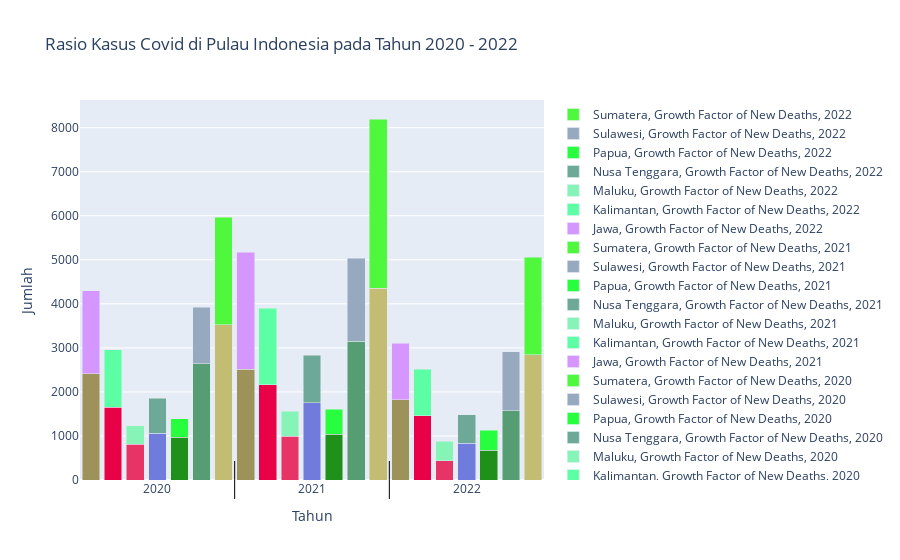

This figure's notebook cell:
### Code cell
value = analisis_3.iloc[:, 11:13]
tick_positions = []
tick_labels = []

for i, year in enumerate(analisis_3["Year"].unique(), start=0):
    tick_positions.append(7*i+3)
    tick_labels.append(str(year))

fig = make_subplots(rows=1, cols=1)

def generate_color_palette(categories):
    colors = []
    for i in range(categories):
        color = f'rgb({np.random.randint(0, 256)}, {np.random.randint(0, 256)}, {np.random.randint(0, 256)})'
        colors.append(color)
    return colors

color_palette_dict = {}

legend_items = [] 

for col in value.columns:
    for year in analisis_3["Year"].unique():
        island_data = analisis_3[analisis_3["Year"] == year]
        for island in analisis_3['Island'].unique():
            island_data_subset = island_data[island_data["Island"] == island]
            num_categories = len(island_data_subset[col].unique())
            # Generate color palette if not already generated for the island and category
            if (island, col) not in color_palette_dict:
                color_palette_dict[(island, col)] = generate_color_palette(num_categories)
            color_palette = color_palette_dict[(island, col)]
            for category, color in zip(island_data_subset[col].unique(), color_palette):
                subset_by_category = island_data_subset[island_data_subset[col] == category]
                fig.add_trace(go.Bar(x=island_data_subset['Island'] + ', ' + str(year), 
                                     y=subset_by_category[col],                                      
                                     name=f'{island}, {col}, {year}',
                                     #legendgroup=f'{color}',
                                     hovertemplate=f'Category: {col}<br>' +
                                                   'Pulau: %{customdata[0]}<br>' +
                                                   'Tahun: %{customdata[1]}<br>' +
                                                   'Value: %{y:.2f}<extra></extra>',
                                     customdata=subset_by_category[['Island', 'Year']],                                     
                                     marker_color=color,
                                     showlegend=True),
                              row=1, col=1)

for year in tick_positions[1:]:
    fig.add_vline(x=year-3.5, line=dict(color="black", width=1), y0=-0.05, y1=0.05)    

fig.update_xaxes(title_text='Tahun', row=1, col=1, type='category', tickvals=tick_positions, ticktext=tick_labels)
fig.update_yaxes(title_text='Jumlah')
fig.update_layout(title='Rasio Kasus Covid di Pulau Indonesia pada Tahun 2020 - 2022', barmode='stack')

fig.write_html("g_6.html")
fig.show()

### Figure 1 — Plotly figure (JSON) as saved in the notebook; plotly's stock layout.template omitted (floating-point values rounded to 4 significant figures)
{"data": [{"customdata": [["Jawa", 2020]], "hovertemplate": "Category: Growth Factor of New Cases<br>Pulau: %{customdata[0]}<br>Tahun: %{customdata[1]}<br>Value: %{y:.2f}<extra></extra>", "marker": {"color": "rgb(157, 146, 89)"}, "name": "Jawa, Growth Factor of New Cases, 2020", "showlegend": true, "type": "bar", "x": ["Jawa, 2020"], "xaxis": "x", "y": [2409.0], "yaxis": "y"}, {"customdata": [["Kalimantan", 2020]], "hovertemplate": "Category: Growth Factor of New Cases<br>Pulau: %{customdata[0]}<br>Tahun: %{customdata[1]}<br>Value: %{y:.2f}<extra></extra>", "marker": {"color": "rgb(232, 1, 70)"}, "name": "Kalimantan, Growth Factor of New Cases, 2020", "showlegend": true, "type": "bar", "x": ["Kalimantan, 2020"], "xaxis": "x", "y": [1648.0], "yaxis": "y"}, {"customdata": [["Maluku", 2020]], "hovertemplate": "Category: Growth Factor of New Cases<br>Pulau: %{customdata[0]}<br>Tahun: %{customdata[1]}<br>Value: %{y:.2f}<extra></extra>", "marker": {"color": "rgb(231, 52, 103)"}, "name": "Maluku, Growth Factor of New Cases, 2020", "showlegend": true, "type": "bar", "x": ["Maluku, 2020"], "xaxis": "x", "y": [813.7], "yaxis": "y"}, {"customdata": [["Nusa Tenggara", 2020]], "hovertemplate": "Category: Growth Factor of New Cases<br>Pulau: %{customdata[0]}<br>Tahun: %{customdata[1]}<br>Value: %{y:.2f}<extra></extra>", "marker": {"color": "rgb(111, 124, 220)"}, "name": "Nusa Tenggara, Growth Factor of New Cases, 2020", "showlegend": true, "type": "bar", "x": ["Nusa Tenggara, 2020"], "xaxis": "x", "y": [1059.0], "yaxis": "y"}, {"customdata": [["Papua", 2020]], "hovertemplate": "Category: Growth Factor of New Cases<br>Pulau: %{customdata[0]}<br>Tahun: %{customdata[1]}<br>Value: %{y:.2f}<extra></extra>", "marker": {"color": "rgb(31, 145, 26)"}, "name": "Papua, Growth Factor of New Cases, 2020", "showlegend": true, "type": "bar", "x": ["Papua, 2020"], "xaxis": "x", "y": [975.5], "yaxis": "y"}, {"customdata": [["Sulawesi", 2020]], "hovertemplate": "Category: Growth Factor of New Cases<br>Pulau: %{customdata[0]}<br>Tahun: %{customdata[1]}<br>Value: %{y:.2f}<extra></extra>", "marker": {"color": "rgb(86, 157, 115)"}, "name": "Sulawesi, Growth Factor of New Cases, 2020", "showlegend": true, "type": "bar", "x": ["Sulawesi, 2020"], "xaxis": "x", "y": [2638.0], "yaxis": "y"}, {"customdata": [["Sumatera", 2020]], "hovertemplate": "Category: Growth Factor of New Cases<br>Pulau: %{customdata[0]}<br>Tahun: %{customdata[1]}<br>Value: %{y:.2f}<extra></extra>", "marker": {"color": "rgb(195, 189, 116)"}, "name": "Sumatera, Growth Factor of New Cases, 2020", "showlegend": true, "type": "bar", "x": ["Sumatera, 2020"], "xaxis": "x", "y": [3530.0], "yaxis": "y"}, {"customdata": [["Jawa", 2021]], "hovertemplate": "Category: Growth Factor of New Cases<br>Pulau: %{customdata[0]}<br>Tahun: %{customdata[1]}<br>Value: %{y:.2f}<extra></extra>", "marker": {"color": "rgb(157, 146, 89)"}, "name": "Jawa, Growth Factor of New Cases, 2021", "showlegend": true, "type": "bar", "x": ["Jawa, 2021"], "xaxis": "x", "y": [2516.0], "yaxis": "y"}, {"customdata": [["Kalimantan", 2021]], "hovertemplate": "Category: Growth Factor of New Cases<br>Pulau: %{customdata[0]}<br>Tahun: %{customdata[1]}<br>Value: %{y:.2f}<extra></extra>", "marker": {"color": "rgb(232, 1, 70)"}, "name": "Kalimantan, Growth Factor of New Cases, 2021", "showlegend": true, "type": "bar", "x": ["Kalimantan, 2021"], "xaxis": "x", "y": [2166.0], "yaxis": "y"}, {"customdata": [["Maluku", 2021]], "hovertemplate": "Category: Growth Factor of New Cases<br>Pulau: %{customdata[0]}<br>Tahun: %{customdata[1]}<br>Value: %{y:.2f}<extra></extra>", "marker": {"color": "rgb(231, 52, 103)"}, "name": "Maluku, Growth Factor of New Cases, 2021", "showlegend": true, "type": "bar", "x": ["Maluku, 2021"], "xaxis": "x", "y": [988.6], "yaxis": "y"}, {"customdata": [["Nusa Tenggara", 2021]], "hovertemplate": "Category: Growth Factor of New Cases<br>Pulau: %{customdata[0]}<br>Tahun: %{customdata[1]}<br>Value: %{y:.2f}<extra></extra>", "marker": {"color": "rgb(111, 124, 220)"}, "name": "Nusa Tenggara, Growth Factor of New Cases, 2021", "showlegend": true, "type": "bar", "x": ["Nusa Tenggara, 2021"], "xaxis": "x", "y": [1754.0], "yaxis": "y"}, {"customdata": [["Papua", 2021]], "hovertemplate": "Category: Growth Factor of New Cases<br>Pulau: %{customdata[0]}<br>Tahun: %{customdata[1]}<br>Value: %{y:.2f}<extra></extra>", "marker": {"color": "rgb(31, 145, 26)"}, "name": "Papua, Growth Factor of New Cases, 2021", "showlegend": true, "type": "bar", "x": ["Papua, 2021"], "xaxis": "x", "y": [1041.0], "yaxis": "y"}, {"customdata": [["Sulawesi", 2021]], "hovertemplate": "Category: Growth Factor of New Cases<br>Pulau: %{customdata[0]}<br>Tahun: %{customdata[1]}<br>Value: %{y:.2f}<extra></extra>", "marker": {"color": "rgb(86, 157, 115)"}, "name": "Sulawesi, Growth Factor of New Cases, 2021", "showlegend": true, "type": "bar", "x": ["Sulawesi, 2021"], "xaxis": "x", "y": [3149.0], "yaxis": "y"}, {"customdata": [["Sumatera", 2021]], "hovertemplate": "Category: Growth Factor of New Cases<br>Pulau: %{customdata[0]}<br>Tahun: %{customdata[1]}<br>Value: %{y:.2f}<extra></extra>", "marker": {"color": "rgb(195, 189, 116)"}, "name": "Sumatera, Growth Factor of New Cases, 2021", "showlegend": true, "type": "bar", "x": ["Sumatera, 2021"], "xaxis": "x", "y": [4355.0], "yaxis": "y"}, {"customdata": [["Jawa", 2022]], "hovertemplate": "Category: Growth Factor of New Cases<br>Pulau: %{customdata[0]}<br>Tahun: %{customdata[1]}<br>Value: %{y:.2f}<extra></extra>", "marker": {"color": "rgb(157, 146, 89)"}, "name": "Jawa, Growth Factor of New Cases, 2022", "showlegend": true, "type": "bar", "x": ["Jawa, 2022"], "xaxis": "x", "y": [1821.0], "yaxis": "y"}, {"customdata": [["Kalimantan", 2022]], "hovertemplate": "Category: Growth Factor of New Cases<br>Pulau: %{customdata[0]}<br>Tahun: %{customdata[1]}<br>Value: %{y:.2f}<extra></extra>", "marker": {"color": "rgb(232, 1, 70)"}, "name": "Kalimantan, Growth Factor of New Cases, 2022", "showlegend": true, "type": "bar", "x": ["Kalimantan, 2022"], "xaxis": "x", "y": [1460.0], "yaxis": "y"}, {"customdata": [["Maluku", 2022]], "hovertemplate": "Category: Growth Factor of New Cases<br>Pulau: %{customdata[0]}<br>Tahun: %{customdata[1]}<br>Value: %{y:.2f}<extra></extra>", "marker": {"color": "rgb(231, 52, 103)"}, "name": "Maluku, Growth Factor of New Cases, 2022", "showlegend": true, "type": "bar", "x": ["Maluku, 2022"], "xaxis": "x", "y": [438.3], "yaxis": "y"}, {"customdata": [["Nusa Tenggara", 2022]], "hovertemplate": "Category: Growth Factor of New Cases<br>Pulau: %{customdata[0]}<br>Tahun: %{customdata[1]}<br>Value: %{y:.2f}<extra></extra>", "marker": {"color": "rgb(111, 124, 220)"}, "name": "Nusa Tenggara, Growth Factor of New Cases, 2022", "showlegend": true, "type": "bar", "x": ["Nusa Tenggara, 2022"], "xaxis": "x", "y": [839.1], "yaxis": "y"}, {"customdata": [["Papua", 2022]], "hovertemplate": "Category: Growth Factor of New Cases<br>Pulau: %{customdata[0]}<br>Tahun: %{customdata[1]}<br>Value: %{y:.2f}<extra></extra>", "marker": {"color": "rgb(31, 145, 26)"}, "name": "Papua, Growth Factor of New Cases, 2022", "showlegend": true, "type": "bar", "x": ["Papua, 2022"], "xaxis": "x", "y": [671.0], "yaxis": "y"}, {"customdata": [["Sulawesi", 2022]], "hovertemplate": "Category: Growth Factor of New Cases<br>Pulau: %{customdata[0]}<br>Tahun: %{customdata[1]}<br>Value: %{y:.2f}<extra></extra>", "marker": {"color": "rgb(86, 157, 115)"}, "name": "Sulawesi, Growth Factor of New Cases, 2022", "showlegend": true, "type": "bar", "x": ["Sulawesi, 2022"], "xaxis": "x", "y": [1573.0], "yaxis": "y"}, {"customdata": [["Sumatera", 2022]], "hovertemplate": "Category: Growth Factor of New Cases<br>Pulau: %{customdata[0]}<br>Tahun: %{customdata[1]}<br>Value: %{y:.2f}<extra></extra>", "marker": {"color": "rgb(195, 189, 116)"}, "name": "Sumatera, Growth Factor of New Cases, 2022", "showlegend": true, "type": "bar", "x": ["Sumatera, 2022"], "xaxis": "x", "y": [2845.0], "yaxis": "y"}, {"customdata": [["Jawa", 2020]], "hovertemplate": "Category: Growth Factor of New Deaths<br>Pulau: %{customdata[0]}<br>Tahun: %{customdata[1]}<br>Value: %{y:.2f}<extra></extra>", "marker": {"color": "rgb(213, 151, 255)"}, "name": "Jawa, Growth Factor of New Deaths, 2020", "showlegend": true, "type": "bar", "x": ["Jawa, 2020"], "xaxis": "x", "y": [1893.0], "yaxis": "y"}, {"customdata": [["Kalimantan", 2020]], "hovertemplate": "Category: Growth Factor of New Deaths<br>Pulau: %{customdata[0]}<br>Tahun: %{customdata[1]}<br>Value: %{y:.2f}<extra></extra>", "marker": {"color": "rgb(93, 255, 165)"}, "name": "Kalimantan, Growth Factor of New Deaths, 2020", "showlegend": true, "type": "bar", "x": ["Kalimantan, 2020"], "xaxis": "x", "y": [1312.0], "yaxis": "y"}, {"customdata": [["Maluku", 2020]], "hovertemplate": "Category: Growth Factor of New Deaths<br>Pulau: %{customdata[0]}<br>Tahun: %{customdata[1]}<br>Value: %{y:.2f}<extra></extra>", "marker": {"color": "rgb(134, 243, 183)"}, "name": "Maluku, Growth Factor of New Deaths, 2020", "showlegend": true, "type": "bar", "x": ["Maluku, 2020"], "xaxis": "x", "y": [419.1], "yaxis": "y"}, {"customdata": [["Nusa Tenggara", 2020]], "hovertemplate": "Category: Growth Factor of New Deaths<br>Pulau: %{customdata[0]}<br>Tahun: %{customdata[1]}<br>Value: %{y:.2f}<extra></extra>", "marker": {"color": "rgb(110, 169, 152)"}, "name": "Nusa Tenggara, Growth Factor of New Deaths, 2020", "showlegend": true, "type": "bar", "x": ["Nusa Tenggara, 2020"], "xaxis": "x", "y": [802.8], "yaxis": "y"}, {"customdata": [["Papua", 2020]], "hovertemplate": "Category: Growth Factor of New Deaths<br>Pulau: %{customdata[0]}<br>Tahun: %{customdata[1]}<br>Value: %{y:.2f}<extra></extra>", "marker": {"color": "rgb(38, 254, 62)"}, "name": "Papua, Growth Factor of New Deaths, 2020", "showlegend": true, "type": "bar", "x": ["Papua, 2020"], "xaxis": "x", "y": [410.0], "yaxis": "y"}, {"customdata": [["Sulawesi", 2020]], "hovertemplate": "Category: Growth Factor of New Deaths<br>Pulau: %{customdata[0]}<br>Tahun: %{customdata[1]}<br>Value: %{y:.2f}<extra></extra>", "marker": {"color": "rgb(151, 169, 190)"}, "name": "Sulawesi, Growth Factor of New Deaths, 2020", "showlegend": true, "type": "bar", "x": ["Sulawesi, 2020"], "xaxis": "x", "y": [1280.0], "yaxis": "y"}, {"customdata": [["Sumatera", 2020]], "hovertemplate": "Category: Growth Factor of New Deaths<br>Pulau: %{customdata[0]}<br>Tahun: %{customdata[1]}<br>Value: %{y:.2f}<extra></extra>", "marker": {"color": "rgb(80, 248, 61)"}, "name": "Sumatera, Growth Factor of New Deaths, 2020", "showlegend": true, "type": "bar", "x": ["Sumatera, 2020"], "xaxis": "x", "y": [2434.0], "yaxis": "y"}, {"customdata": [["Jawa", 2021]], "hovertemplate": "Category: Growth Factor of New Deaths<br>Pulau: %{customdata[0]}<br>Tahun: %{customdata[1]}<br>Value: %{y:.2f}<extra></extra>", "marker": {"color": "rgb(213, 151, 255)"}, "name": "Jawa, Growth Factor of New Deaths, 2021", "showlegend": true, "type": "bar", "x": ["Jawa, 2021"], "xaxis": "x", "y": [2651.0], "yaxis": "y"}, {"customdata": [["Kalimantan", 2021]], "hovertemplate": "Category: Growth Factor of New Deaths<br>Pulau: %{customdata[0]}<br>Tahun: %{customdata[1]}<br>Value: %{y:.2f}<extra></extra>", "marker": {"color": "rgb(93, 255, 165)"}, "name": "Kalimantan, Growth Factor of New Deaths, 2021", "showlegend": true, "type": "bar", "x": ["Kalimantan, 2021"], "xaxis": "x", "y": [1730.0], "yaxis": "y"}, {"customdata": [["Maluku", 2021]], "hovertemplate": "Category: Growth Factor of New Deaths<br>Pulau: %{customdata[0]}<br>Tahun: %{customdata[1]}<br>Value: %{y:.2f}<extra></extra>", "marker": {"color": "rgb(134, 243, 183)"}, "name": "Maluku, Growth Factor of New Deaths, 2021", "showlegend": true, "type": "bar", "x": ["Maluku, 2021"], "xaxis": "x", "y": [570.1], "yaxis": "y"}, {"customdata": [["Nusa Tenggara", 2021]], "hovertemplate": "Category: Growth Factor of New Deaths<br>Pulau: %{customdata[0]}<br>Tahun: %{customdata[1]}<br>Value: %{y:.2f}<extra></extra>", "marker": {"color": "rgb(110, 169, 152)"}, "name": "Nusa Tenggara, Growth Factor of New Deaths, 2021", "showlegend": true, "type": "bar", "x": ["Nusa Tenggara, 2021"], "xaxis": "x", "y": [1076.0], "yaxis": "y"}, {"customdata": [["Papua", 2021]], "hovertemplate": "Category: Growth Factor of New Deaths<br>Pulau: %{customdata[0]}<br>Tahun: %{customdata[1]}<br>Value: %{y:.2f}<extra></extra>", "marker": {"color": "rgb(38, 254, 62)"}, "name": "Papua, Growth Factor of New Deaths, 2021", "showlegend": true, "type": "bar", "x": ["Papua, 2021"], "xaxis": "x", "y": [570.8], "yaxis": "y"}, {"customdata": [["Sulawesi", 2021]], "hovertemplate": "Category: Growth Factor of New Deaths<br>Pulau: %{customdata[0]}<br>Tahun: %{customdata[1]}<br>Value: %{y:.2f}<extra></extra>", "marker": {"color": "rgb(151, 169, 190)"}, "name": "Sulawesi, Growth Factor of New Deaths, 2021", "showlegend": true, "type": "bar", "x": ["Sulawesi, 2021"], "xaxis": "x", "y": [1881.0], "yaxis": "y"}, {"customdata": [["Sumatera", 2021]], "hovertemplate": "Category: Growth Factor of New Deaths<br>Pulau: %{customdata[0]}<br>Tahun: %{customdata[1]}<br>Value: %{y:.2f}<extra></extra>", "marker": {"color": "rgb(80, 248, 61)"}, "name": "Sumatera, Growth Factor of New Deaths, 2021", "showlegend": true, "type": "bar", "x": ["Sumatera, 2021"], "xaxis": "x", "y": [3841.0], "yaxis": "y"}, {"customdata": [["Jawa", 2022]], "hovertemplate": "Category: Growth Factor of New Deaths<br>Pulau: %{customdata[0]}<br>Tahun: %{customdata[1]}<br>Value: %{y:.2f}<extra></extra>", "marker": {"color": "rgb(213, 151, 255)"}, "name": "Jawa, Growth Factor of New Deaths, 2022", "showlegend": true, "type": "bar", "x": ["Jawa, 2022"], "xaxis": "x", "y": [1287.0], "yaxis": "y"}, {"customdata": [["Kalimantan", 2022]], "hovertemplate": "Category: Growth Factor of New Deaths<br>Pulau: %{customdata[0]}<br>Tahun: %{customdata[1]}<br>Value: %{y:.2f}<extra></extra>", "marker": {"color": "rgb(93, 255, 165)"}, "name": "Kalimantan, Growth Factor of New Deaths, 2022", "showlegend": true, "type": "bar", "x": ["Kalimantan, 2022"], "xaxis": "x", "y": [1054.0], "yaxis": "y"}, {"customdata": [["Maluku", 2022]], "hovertemplate": "Category: Growth Factor of New Deaths<br>Pulau: %{customdata[0]}<br>Tahun: %{customdata[1]}<br>Value: %{y:.2f}<extra></extra>", "marker": {"color": "rgb(134, 243, 183)"}, "name": "Maluku, Growth Factor of New Deaths, 2022", "showlegend": true, "type": "bar", "x": ["Maluku, 2022"], "xaxis": "x", "y": [440], "yaxis": "y"}, {"customdata": [["Nusa Tenggara", 2022]], "hovertemplate": "Category: Growth Factor of New Deaths<br>Pulau: %{customdata[0]}<br>Tahun: %{customdata[1]}<br>Value: %{y:.2f}<extra></extra>", "marker": {"color": "rgb(110, 169, 152)"}, "name": "Nusa Tenggara, Growth Factor of New Deaths, 2022", "showlegend": true, "type": "bar", "x": ["Nusa Tenggara, 2022"], "xaxis": "x", "y": [642.4], "yaxis": "y"}, {"customdata": [["Papua", 2022]], "hovertemplate": "Category: Growth Factor of New Deaths<br>Pulau: %{customdata[0]}<br>Tahun: %{customdata[1]}<br>Value: %{y:.2f}<extra></extra>", "marker": {"color": "rgb(38, 254, 62)"}, "name": "Papua, Growth Factor of New Deaths, 2022", "showlegend": true, "type": "bar", "x": ["Papua, 2022"], "xaxis": "x", "y": [462.6], "yaxis": "y"}, {"customdata": [["Sulawesi", 2022]], "hovertemplate": "Category: Growth Factor of New Deaths<br>Pulau: %{customdata[0]}<br>Tahun: %{customdata[1]}<br>Value: %{y:.2f}<extra></extra>", "marker": {"color": "rgb(151, 169, 190)"}, "name": "Sulawesi, Growth Factor of New Deaths, 2022", "showlegend": true, "type": "bar", "x": ["Sulawesi, 2022"], "xaxis": "x", "y": [1333.0], "yaxis": "y"}, {"customdata": [["Sumatera", 2022]], "hovertemplate": "Category: Growth Factor of New Deaths<br>Pulau: %{customdata[0]}<br>Tahun: %{customdata[1]}<br>Value: %{y:.2f}<extra></extra>", "marker": {"color": "rgb(80, 248, 61)"}, "name": "Sumatera, Growth Factor of New Deaths, 2022", "showlegend": true, "type": "bar", "x": ["Sumatera, 2022"], "xaxis": "x", "y": [2217.0], "yaxis": "y"}], "layout": {"barmode": "stack", "shapes": [{"line": {"color": "black", "width": 1}, "type": "line", "x0": 6.5, "x1": 6.5, "xref": "x", "y0": -0.05, "y1": 0.05, "yref": "y domain"}, {"line": {"color": "black", "width": 1}, "type": "line", "x0": 13.5, "x1": 13.5, "xref": "x", "y0": -0.05, "y1": 0.05, "yref": "y domain"}], "title": {"text": "Rasio Kasus Covid di Pulau Indonesia pada Tahun 2020 - 2022"}, "xaxis": {"anchor": "y", "domain": [0, 1], "ticktext": ["2020", "2021", "2022"], "tickvals": [3, 10, 17], "title": {"text": "Tahun"}, "type": "category"}, "yaxis": {"anchor": "x", "domain": [0, 1], "title": {"text": "Jumlah"}}}}
